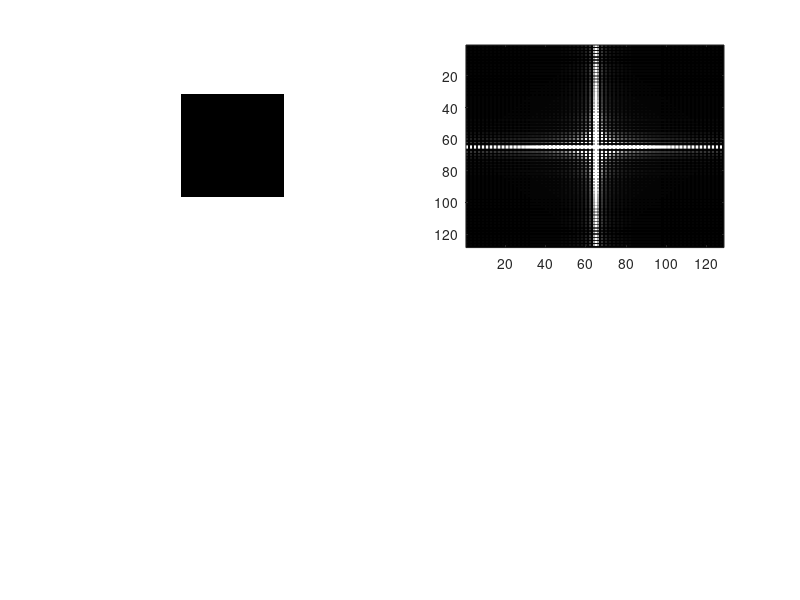

MATLAB code to generate this figure:
f=ones(128,128)*4;
f(32:96,32:96)=zeros(65);
subplot(2,2,1),imshow(f);
F=fft2(f);
Fc=fftshift(F);
subplot(2,2,2),imagesc(abs(Fc),[0 255]); 
colormap(gray);